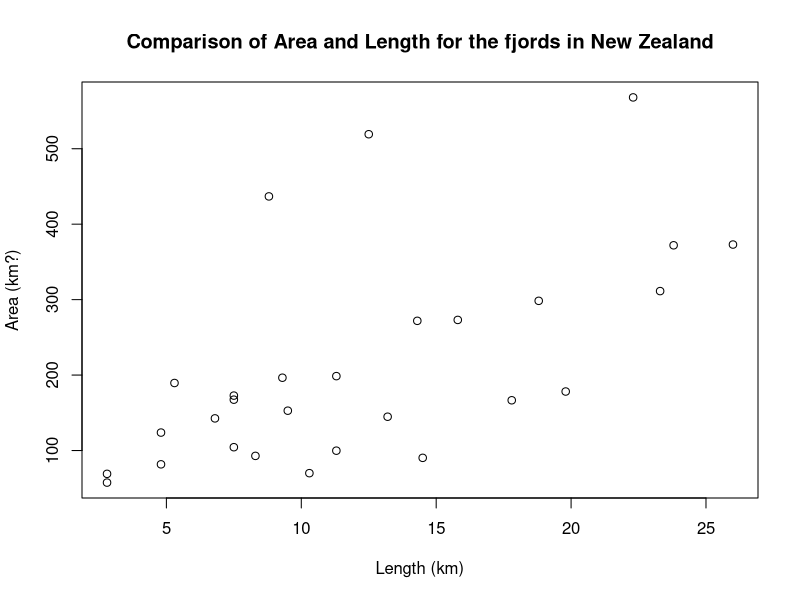
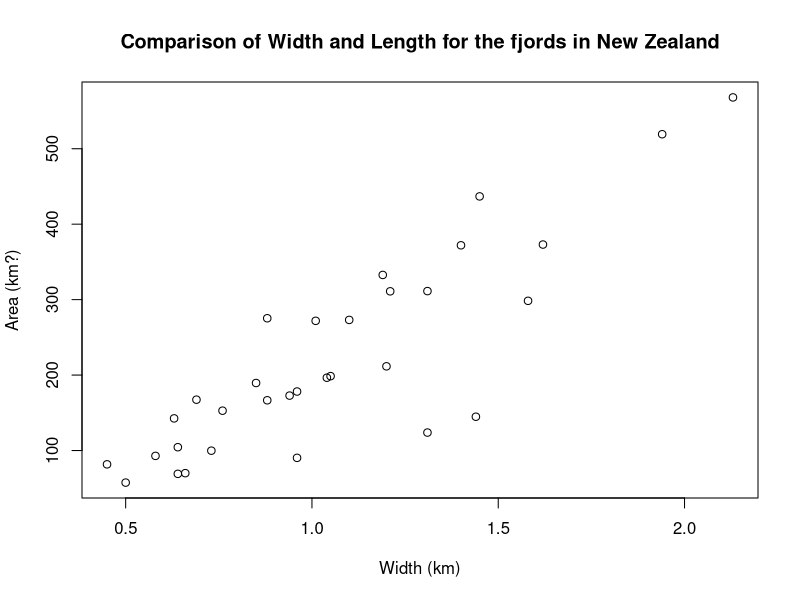
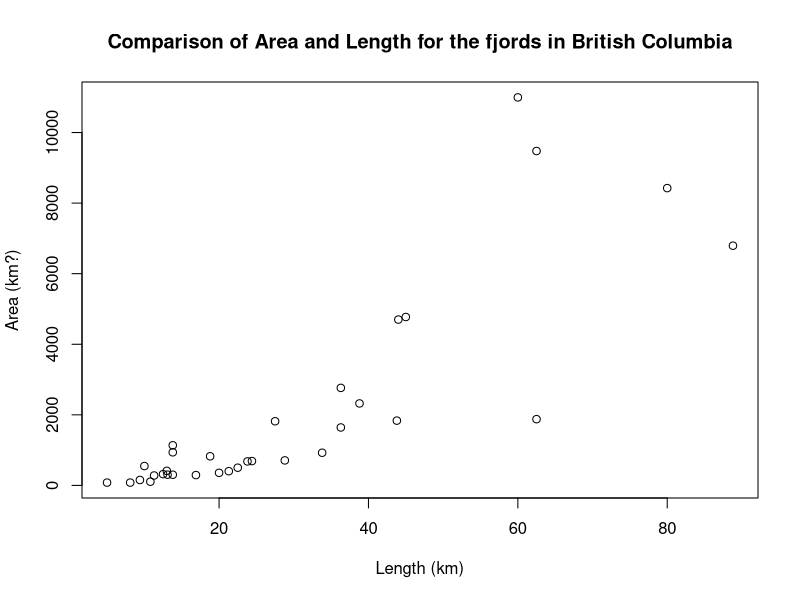
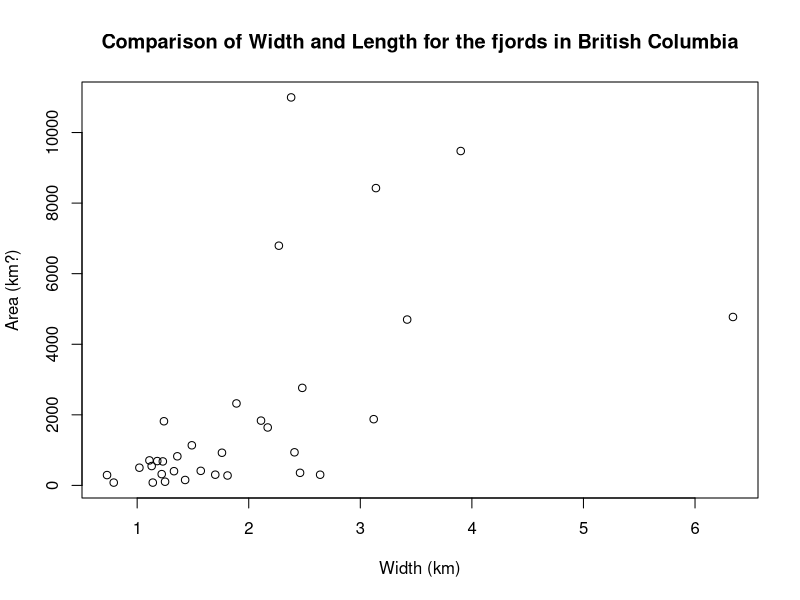

R code for these plots, in order: (Note: this script raises an error after producing the figures.)
#To ascertain whether valley features (width or length) can be used to get precise forecasts of catchment area.
#Data: fjords
#Author: David

setwd("C:/Users/david/GitHub/Whether_valley_features _can_be_used_ for_forecasts_of_catchment_area") #let R pointing to the right place
fjords <- read.csv("fjords.csv", stringsAsFactors = TRUE) #read the csv file and assign it to fjords

#Analysis tasks1
#Visualise how area changes with length and width for each region.

#seperate the dataset by the fjords in each region (New Zealand (NZ) & British Columbia (BC))
NZ_fjords_df <- subset(fjords, region=="NZ")
BC_fjords_df <- subset(fjords, region=="BC")

#NZ length/width vs area
NZ_fjords_df <- subset(NZ_fjords_df, width < 2.5) #ignore the outliers 
plot(area ~ length, data = NZ_fjords_df, xlab = "Length (km)", ylab = "Area (km?)", main = "Comparison of Area and Length for the fjords in New Zealand")
plot(area ~ width, data = NZ_fjords_df, xlab = "Width (km)", ylab = "Area (km?)", main = "Comparison of Width and Length for the fjords in New Zealand")

#BC length/width vs area
plot(area ~ length, data = BC_fjords_df, xlab = "Length (km)", ylab = "Area (km?)", main = "Comparison of Area and Length for the fjords in British Columbia")
plot(area ~ width, data = BC_fjords_df, xlab = "Width (km)", ylab = "Area (km?)", main = "Comparison of Width and Length for the fjords in British Columbia")

#Analysis tasks2
#Conduct a simple linear regression (lr) for each region and valley characteristic separately.
#Are the same variables (width and/or length) significant in the models for BC and NZ?
#Note that you are only expected to do a simple linear regression so do not fit models 
#that use both length and width as predictor variables.

layout(matrix(c(1, 2, 3, 4), 2, 2))


#Analysis tasks4
#Based on the original plots, and also on the residual diagnostics from the simple models, 
#investigate models that use transformations of the variables and/or polynomial models.
#Which transformations do you suggest (if any) and is the transformation the same for both regions?
library(MASS)
boxcox(NZ_area_length_lr)
boxcox(NZ_area_width_lr)
boxcox(BC_area_length_lr)
boxcox(BC_area_width_lr)

#lambda = 0 is the best for NZ_area_length_lr?

#NZ simple linear regression
NZ_area_length_lr <- lm(area ~ length, data = NZ_fjords_df)
summary(NZ_area_length_lr)
plot(NZ_area_length_lr)

NZ_area_width_lr <- lm(area ~ width, data = NZ_fjords_df)
summary(NZ_area_width_lr)
plot(NZ_area_width_lr)

#NZ log plot for Area with length
NZ_log_area_length_lr <- lm(log(area) ~ length, NZ_fjords_df)
plot(area ~ length, data = NZ_fjords_df, xlab = "Length (km)", ylab = "Area (km?)", main = "Comparison of Area and Length for the fjords in New Zealand")
abline(NZ_log_area_length_lr, col = "blue")
summary(NZ_log_area_length_lr)
layout(matrix(c(1, 2, 3, 4), 2, 2))
plot(NZ_log_area_length_lr)

#NZ log of log plot for Area and length
NZ_log_area_length_lr <- lm(log(area) ~ log(length), NZ_fjords_df)
plot(area ~ length, data = NZ_fjords_df, xlab = "Length (km)", ylab = "Area (km?)", main = "Comparison of Area and Length for the fjords in New Zealand")
abline(NZ_log_area_length_lr, col = "blue")
summary(NZ_log_area_length_lr)
layout(matrix(c(1, 2, 3, 4), 2, 2))
plot(NZ_log_area_length_lr)

#NZ log plot for Area with Width
NZ_log_area_width_lr <- lm(log(area) ~ width, NZ_fjords_df)
plot(area ~ width, data = NZ_fjords_df, xlab = "Width (km)", ylab = "Area (km?)", main = "Comparison of Area and Width for the fjords in New Zealand")
abline(NZ_log_area_width_lr, col = "blue")
summary(NZ_log_area_width_lr)
layout(matrix(c(1, 2, 3, 4), 2, 2))
plot(NZ_log_area_width_lr)

#NZ log of log plot for Area and Width
NZ_log_area_width_lr <- lm(log(area) ~ log(width), NZ_fjords_df)
plot(area ~ width, data = NZ_fjords_df, xlab = "Width (km)", ylab = "Area (km?)", main = "Comparison of Area and Width for the fjords in New Zealand")
abline(NZ_log_area_width_lr, col = "blue")
summary(NZ_log_area_width_lr)
layout(matrix(c(1, 2, 3, 4), 2, 2))
plot(NZ_log_area_width_lr)

#NZ log plot for length
NZ_log_area_length_lr <- lm(area ~ log(length), NZ_fjords_df)
plot(area ~ length, data = NZ_fjords_df, xlab = "Length (km)", ylab = "Area (km?)", main = "Comparison of Area and Length for the fjords in New Zealand")
abline(NZ_log_area_length_lr, col = "blue")
summary(NZ_log_area_length_lr)
layout(matrix(c(1, 2, 3, 4), 2, 2))
plot(NZ_log_area_length_lr)

#NZ log plot for Width
NZ_log_area_width_lr <- lm(area ~ log(width), NZ_fjords_df)
plot(area ~ width, data = NZ_fjords_df, xlab = "Width (km)", ylab = "Area (km?)", main = "Comparison of Area and Width for the fjords in New Zealand")
abline(NZ_log_area_width_lr, col = "blue")
summary(NZ_log_area_width_lr)
layout(matrix(c(1, 2, 3, 4), 2, 2))
plot(NZ_log_area_width_lr)

#lambda = 0 is the best for BC_area_length_lr?

#BC simple linear regression
BC_area_length_lr <- lm(area ~ length, data = BC_fjords_df)
summary(BC_area_length_lr)
plot(BC_area_length_lr)

BC_area_width_lr <- lm(area ~ width, data = BC_fjords_df)
summary(BC_area_width_lr)
plot(BC_area_width_lr)

#BC log plot for Area with Length
BC_log_area_length_lr <- lm(log(area) ~ length, BC_fjords_df)
plot(area ~ length, data = BC_fjords_df, xlab = "Length (km)", ylab = "Area (km?)", main = "Comparison of Area and Length for the fjords in British Columbia")
abline(BC_log_area_length_lr, col = "blue")
summary(BC_log_area_length_lr)
layout(matrix(c(1, 2, 3, 4), 2, 2))
plot(BC_log_area_length_lr)

#BC log of log plot for Area and Length
BC_log_area_length_lr <- lm(log(area) ~ log(length), BC_fjords_df)
plot(area ~ length, data = BC_fjords_df, xlab = "Length (km)", ylab = "Area (km?)", main = "Comparison of Area and Length for the fjords in British Columbia")
abline(BC_log_area_length_lr, col = "blue")
summary(BC_log_area_length_lr)
layout(matrix(c(1, 2, 3, 4), 2, 2))
plot(BC_log_area_length_lr)

#BC log plot for Area with Width
BC_log_area_width_lr <- lm(log(area) ~ width, BC_fjords_df)
plot(area ~ width, data = BC_fjords_df, xlab = "Width (km)", ylab = "Area (km?)", main = "Comparison of Area and Width for the fjords in British Columbia")
abline(BC_log_area_width_lr, col = "blue")
summary(BC_log_area_width_lr)
layout(matrix(c(1, 2, 3, 4), 2, 2))
plot(BC_log_area_width_lr)

#BC log of log plot for Area and Width
BC_log_area_width_lr <- lm(log(area) ~ log(width), BC_fjords_df)
plot(area ~ width, data = BC_fjords_df, xlab = "Width (km)", ylab = "Area (km?)", main = "Comparison of Area and Width for the fjords in British Columbia")
abline(BC_log_area_width_lr, col = "blue")
summary(BC_log_area_width_lr)
layout(matrix(c(1, 2, 3, 4), 2, 2))
plot(BC_log_area_width_lr)

#BC log plot for length
BC_log_area_length_lr <- lm(area ~ log(length), BC_fjords_df)
plot(area ~ length, data = BC_fjords_df, xlab = "Length (km)", ylab = "Area (km?)", main = "Comparison of Area and Length for the fjords in British Columbia")
abline(BC_log_area_length_lr, col = "blue")
summary(BC_log_area_length_lr)
layout(matrix(c(1, 2, 3, 4), 2, 2))
plot(BC_log_area_length_lr)

#BC log plot for Width
BC_log_area_width_lr <- lm(area ~ log(width), BC_fjords_df)
plot(area ~ width, data = BC_fjords_df, xlab = "Width (km)", ylab = "Area (km?)", main = "Comparison of Area and Width for the fjords in British Columbia")
abline(BC_log_area_width_lr, col = "blue")
summary(BC_log_area_width_lr)
layout(matrix(c(1, 2, 3, 4), 2, 2))
plot(BC_log_area_width_lr)

#Analysis tasks5
#Propose a "best" model for each region. 
#How well does this model fit? How good is its predictive accuracy?
